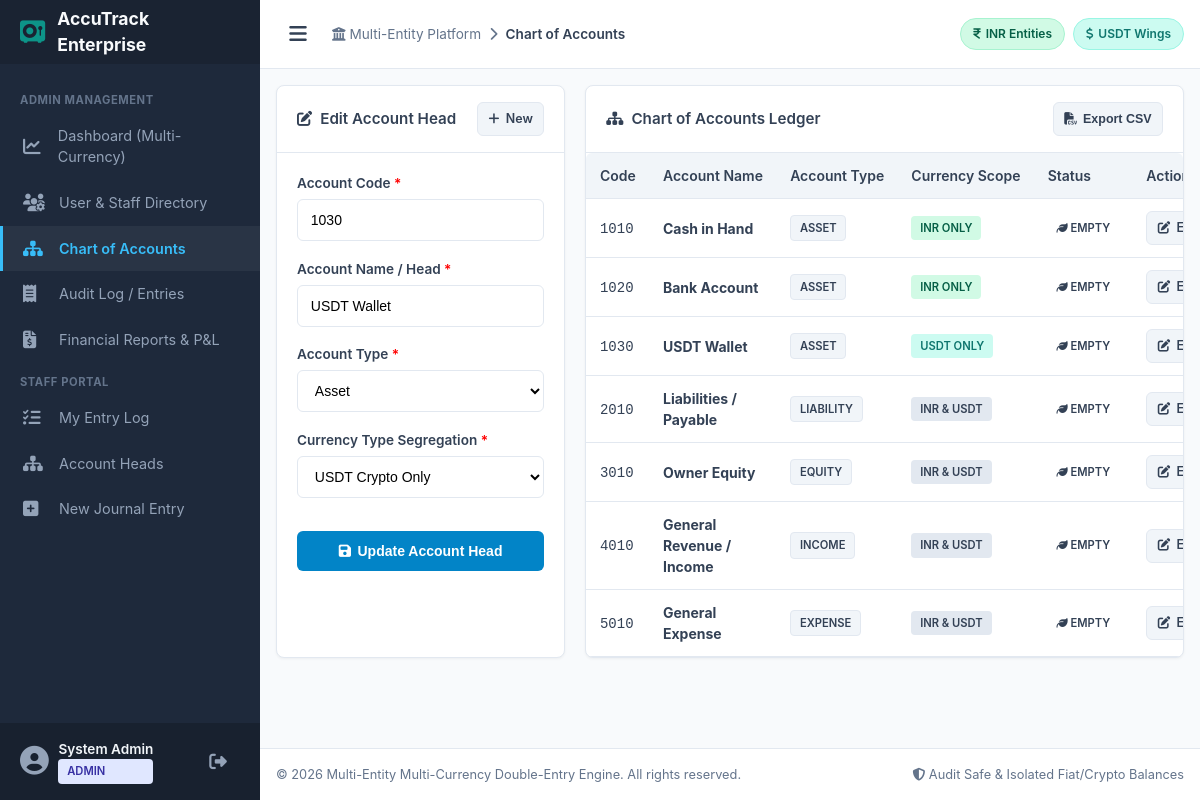
The app's page /accounts.php?edit_id=3 (signed in) with its own data.
### tables this page shows
CREATE TABLE IF NOT EXISTS `chart_of_accounts` (
  `id` INT AUTO_INCREMENT PRIMARY KEY,
  `account_code` VARCHAR(20) NOT NULL UNIQUE,
  `account_name` VARCHAR(100) NOT NULL,
  `account_type` ENUM('Asset', 'Liability', 'Equity', 'Income', 'Expense') NOT NULL,
  `currency_type` ENUM('INR', 'USDT', 'BOTH') NOT NULL DEFAULT 'BOTH',
  `created_at` DATETIME NOT NULL DEFAULT CURRENT_TIMESTAMP
);

### accounts.php (the view, shortened to what this page needs)
<?php
$conn = get_db_connection();
$edit_account = null;
if (isset($_GET['edit_id'])) {
    $edit_id = intval($_GET['edit_id']);
    $stmt_e = $conn->prepare("SELECT id, account_code, account_name, account_type, currency_type FROM chart_of_accounts WHERE id = ?");
    $stmt_e->bind_param("i", $edit_id);
    $stmt_e->execute();
    $edit_account = $stmt_e->get_result()->fetch_assoc();
}
$query = "
    SELECT coa.id, coa.account_code, coa.account_name, coa.account_type, coa.currency_type, coa.created_at,
           COUNT(jel.id) as usage_count
    FROM chart_of_accounts coa
    LEFT JOIN journal_entry_lines jel ON coa.id = jel.account_id
    GROUP BY coa.id
    ORDER BY coa.account_code ASC
";
$accounts = $conn->query($query)->fetch_all(MYSQLI_ASSOC);
require_once __DIR__ . '/includes/header.php';
?>
<div class="grid-3">
    <div class="card" style="grid-column: span 1;">
        <div class="card-header">
            <div class="card-title">
                <?php if ($edit_account): ?>
                    <i class="fa-solid fa-pen-to-square"></i> Edit Account Head
                <?php else: ?>
                    <i class="fa-solid fa-square-plus"></i> Add Account Head
                <?php endif; ?>
            </div>
            <?php if ($edit_account): ?>
                <a href="/accounts.php" class="btn btn-secondary btn-sm"><i class="fa-solid fa-plus"></i> New</a>
            <?php endif; ?>
        </div>
        <div class="card-body">
            <form method="POST" action="/accounts.php">
                <div class="form-group">
                    <label class="form-label" for="account_code">Account Code <span style="color:red;">*</span></label>
                    <input type="text" class="form-control" name="account_code" value="<?= htmlspecialchars($edit_account['account_code'] ?? '') ?>" placeholder="e.g. 1010, 4010, 5010" required>
                </div>
                <div class="form-group">
                    <label class="form-label" for="account_name">Account Name / Head <span style="color:red;">*</span></label>
                    <input type="text" class="form-control" name="account_name" value="<?= htmlspecialchars($edit_account['account_name'] ?? '') ?>" placeholder="e.g. Operating Cash, Sales Revenue" required>
                </div>
                <div class="form-group">
                    <label class="form-label" for="account_type">Account Type <span style="color:red;">*</span></label>
                    <select class="form-select" name="account_type" required>
                        <?php $types = ['Asset', 'Liability', 'Equity', 'Income', 'Expense']; ?>
                        <?php foreach ($types as $t): ?>
                            <option value="<?= $t ?>" <?= ($edit_account['account_type'] ?? 'Expense') === $t ? 'selected' : '' ?>>
                                <?= $t === 'Income' ? 'Income / Revenue' : $t ?>
                            </option>
                        <?php endforeach; ?>
                    </select>
                </div>
                <div class="form-group">
                    <label class="form-label" for="currency_type">Currency Type Segregation <span style="color:red;">*</span></label>
                    <select class="form-select" name="currency_type" required>
                        <option value="USDT" <?= ($edit_account['currency_type'] ?? '') === 'USDT' ? 'selected' : '' ?>>USDT Crypto Only</option>
                    </select>
                </div>
                <button type="submit" class="btn btn-primary" style="width: 100%; margin-top: 1rem;">
                    <i class="fa-solid fa-floppy-disk"></i> <?= $edit_account ? 'Update Account Head' : 'Save Account Head' ?>
                </button>
            </form>
        </div>
    </div>
    <div class="card" style="grid-column: span 2;">
        <div class="card-header">
            <div class="card-title"><i class="fa-solid fa-sitemap"></i> Chart of Accounts Ledger</div>
            <button onclick="exportTableToCSV('coa_table', 'chart_of_accounts.csv')" class="btn btn-secondary btn-sm">
                <i class="fa-solid fa-file-csv"></i> Export CSV
            </button>
        </div>
        <div class="card-body" style="padding: 0;">
            <div class="table-responsive">
                <table class="table" id="coa_table">
                    <thead>
                        <tr>
                            <th>Code</th>
                            <th>Account Name</th>
                            <th>Account Type</th>
                            <th>Currency Scope</th>
                            <th>Status</th>
                            <th>Actions</th>
                        </tr>
                    </thead>
                    <tbody>
                        <?php if (empty($accounts)): ?>
                            <tr>
                                <td colspan="6" style="text-align: center; color: var(--text-muted); padding: 2rem;">
                                    No account heads defined yet. Use the form on the left to add account heads.
                                </td>
                            </tr>
                        <?php else: ?>
                            <?php foreach ($accounts as $acc): ?>
                                <tr>
                                    <td><code><?= htmlspecialchars($acc['account_code']) ?></code></td>
                                    <td><strong><?= htmlspecialchars($acc['account_name']) ?></strong></td>
                                    <td>
                                        <span class="badge" style="background-color: #f1f5f9; color: var(--text-main); border: 1px solid var(--border-color);">
                                            <?= strtoupper($acc['account_type']) ?>
                                        </span>
                                    </td>
                                    <td>
                                        <?php if ($acc['currency_type'] === 'INR'): ?>
                                            <span class="badge badge-inr">INR ONLY</span>
                                        <?php elseif ($acc['currency_type'] === 'USDT'): ?>
                                            <span class="badge badge-usdt">USDT ONLY</span>
                                        <?php else: ?>
                                            <span class="badge" style="background-color: #e2e8f0; color: #334155;">INR & USDT</span>
                                        <?php endif; ?>
                                    </td>
                                    <td>
                                        <?php if ($acc['usage_count'] > 0): ?>
                                            <span class="badge badge-info" title="<?= $acc['usage_count'] ?> journal lines linked"><i class="fa-solid fa-lock"></i> Used (<?= $acc['usage_count'] ?>)</span>
                                        <?php else: ?>
                                            <span class="badge badge-success"><i class="fa-solid fa-leaf"></i> Empty</span>
                                        <?php endif; ?>
                                    </td>
                                    <td>
                                        <div style="display: flex; gap: 0.35rem;">
                                            <a href="/accounts.php?edit_id=<?= $acc['id'] ?>" class="btn btn-secondary btn-sm" title="Edit Account Head">
                                                <i class="fa-solid fa-pen-to-square"></i> Edit
                                            </a>
                                        </div>
                                    </td>
                                </tr>
                            <?php endforeach; ?>
                        <?php endif; ?>
                    </tbody>
                </table>
            </div>
        </div>
    </div>
</div>
<?php
require_once __DIR__ . '/includes/footer.php';
?>

### assets/css/style.css (style rules this page uses)
:root { --primary-dark: #0f172a; --sidebar-bg: #1e293b; --sidebar-text: #94a3b8; --sidebar-hover: #334155; --bg-main: #f8fafc; --card-bg: #ffffff; --text-main: #334155; --text-muted: #64748b; --border-color: #e2e8f0; --inr-primary: #059669; --inr-dark: #047857; --inr-light: #d1fae5; --inr-text: #065f46; --usdt-primary: #0d9488; --usdt-dark: #0f766e; --usdt-light: #ccfbf1; --usdt-gold: #d97706; --usdt-gold-bg: #fef3c7; --danger-color: #ef4444; --danger-bg: #fee2e2; --warning-color: #f59e0b; --info-color: #2563eb; --success-color: #10b981; --font-family: -apple-system, BlinkMacSystemFont, "Segoe UI", Roboto, Helvetica, Arial, sans-serif; --sidebar-width: 260px; --header-height: 64px; --transition-speed: 0.25s; }
* { box-sizing: border-box; margin: 0; padding: 0; }
body { font-family: var(--font-family); background-color: var(--bg-main); color: var(--text-main); line-height: 1.5; font-size: 14px; }
.grid-3 { display: grid; grid-template-columns: repeat(3, 1fr); gap: 1.25rem; }
.card { background: var(--card-bg); border: 1px solid var(--border-color); border-radius: 8px; box-shadow: 0 1px 3px rgba(0,0,0,0.05); margin-bottom: 1.25rem; }
.card-header { padding: 1rem 1.25rem; border-bottom: 1px solid var(--border-color); display: flex; align-items: center; justify-content: space-between; font-weight: 600; font-size: 0.95rem; flex-wrap: wrap; gap: 0.5rem; }
.card-title { display: flex; align-items: center; gap: 0.5rem; }
.card-body { padding: 1.25rem; }
.table-responsive { width: 100%; overflow-x: auto; -webkit-overflow-scrolling: touch; border-radius: 6px; }
.table { width: 100%; border-collapse: collapse; text-align: left; font-size: 0.875rem; }
.table th { background-color: #f1f5f9; padding: 0.75rem 0.85rem; font-weight: 600; color: var(--text-main); border-bottom: 1px solid var(--border-color); white-space: nowrap; }
.table td { padding: 0.75rem 0.85rem; border-bottom: 1px solid var(--border-color); vertical-align: middle; }
.badge { padding: 0.25rem 0.55rem; border-radius: 4px; font-size: 0.7rem; font-weight: 600; display: inline-block; text-transform: uppercase; white-space: nowrap; }
.badge-inr { background-color: var(--inr-light); color: var(--inr-text); }
.badge-usdt { background-color: var(--usdt-light); color: var(--usdt-dark); }
.form-group { margin-bottom: 1.1rem; }
.form-label { display: block; font-size: 0.85rem; font-weight: 600; margin-bottom: 0.35rem; color: var(--text-main); }
.form-control, .form-select { width: 100%; padding: 0.65rem 0.8rem; font-size: 0.875rem; border: 1px solid var(--border-color); border-radius: 6px; background-color: #fff; transition: border-color 0.2s, box-shadow 0.2s; min-height: 42px; }
.btn { display: inline-flex; align-items: center; justify-content: center; gap: 0.4rem; padding: 0.6rem 1.1rem; font-size: 0.875rem; font-weight: 600; border-radius: 6px; border: 1px solid transparent; cursor: pointer; transition: all 0.2s ease; text-decoration: none; min-height: 40px; }
.btn-primary { background-color: #0284c7; color: #fff; }
.btn-secondary { background-color: #f1f5f9; color: var(--text-main); border-color: var(--border-color); }
.btn-sm { padding: 0.35rem 0.65rem; font-size: 0.78rem; min-height: 34px; }

### records on screen
chart_of_accounts: account_code "1030", account_name "USDT Wallet", account_type "Asset", currency_type "USDT Crypto Only", account_type "ASSET", shows "USDT ONLY"
chart_of_accounts: account_code "1010", account_name "Cash in Hand", account_type "ASSET", currency_type "INR ONLY"
chart_of_accounts: account_code "1020", account_name "Bank Account", account_type "ASSET", currency_type "INR ONLY"
chart_of_accounts: account_code "2010", account_name "Liabilities / Payable", account_type "LIABILITY", currency_type "INR & USDT"
chart_of_accounts: account_code "3010", account_name "Owner Equity", account_type "EQUITY", currency_type "INR & USDT"
chart_of_accounts: account_code "4010", account_name "General Revenue / Income", account_type "INCOME", currency_type "INR & USDT"
chart_of_accounts: account_code "5010", account_name "General Expense", account_type "EXPENSE", currency_type "INR & USDT"

### other values on screen
$current_user['full_name'] "System Admin"
$current_user['role'] "ADMIN"
$page_title "Chart of Accounts"
